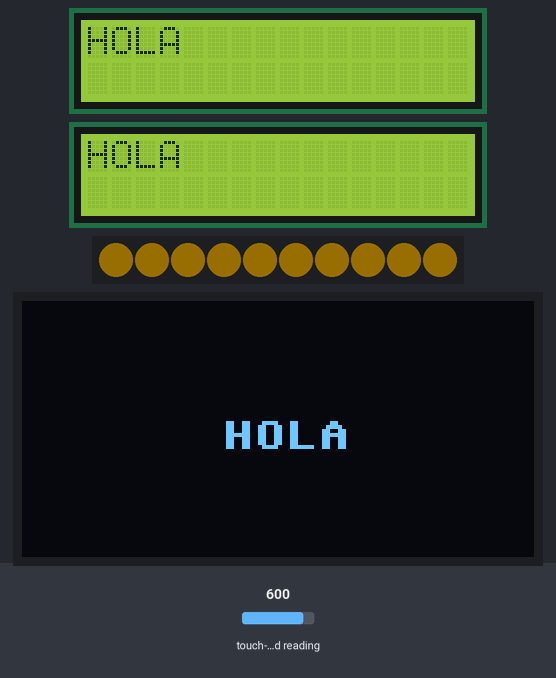
Bench run of a program on a simulated ESP32 board running MicroPython. Shown: 2 × 16×2 character LCD, 10 RGB LEDs in strip order, left to right, 128×64 one-colour display. The inputs (shaded band) are chosen by the test bench; at power-on: touch-pad reading 600. Dim RGB values are drawn brighter than linear; WiFi joins after 1.5 s; the clock reads 2024-03-15 10:24:30 at power-on unless the program sets it; library files of the repository ran but are not shown: lcd_api.py, i2c_lcd.py, ssd1306.py; what the program prints to the serial console is not drawn. At 2.9 s the program stops and its outputs stay as they are.

Above: at 0.2 s.
At 1.7 s:
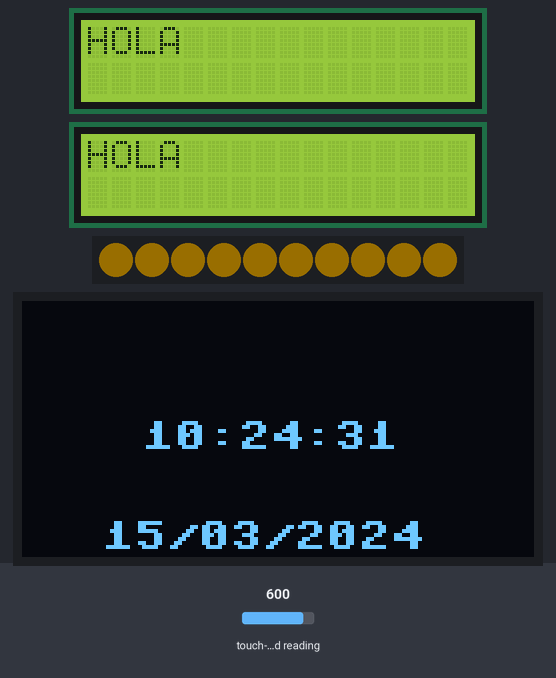
At 2.8 s:
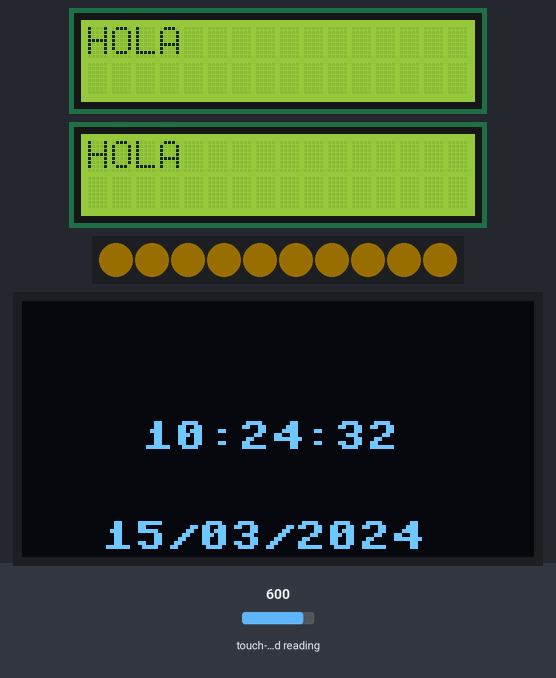
2.9 s: touch-pad reading set to 63
Timing chart, 0 to 4.4 s (numbered marks = the images above; inputs shaded):
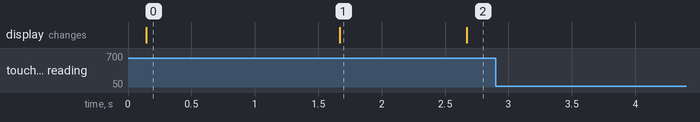

The program:

visualitzador_6.py
```python
''' Visualitzador 6. Recupera les dades de Thingspeak sense pauses sleep
    Mostra de dades en pantalles LCD
    Tira de LEDs per mostrar l'índex UV
    Mostra data i hora en OLED
    Afegit: autonomia. Sensor tàctil (TBreak) per sortir de bucle '''

# --- Llibreries ---
import urequests
from time import ticks_ms, ticks_diff, sleep
from machine import Pin, I2C, RTC, TouchPad
import miwifi
import lcd_api
import i2c_lcd
import neopixel
import ssd1306

# --- Configuració ---
i2c1 = I2C(0, scl=Pin(22), sda=Pin(21))
i2c2 = I2C(1, scl=Pin(18), sda=Pin(19))
lcd1 = i2c_lcd.I2cLcd(i2c1, 0x27, 2, 16)
lcd2 = i2c_lcd.I2cLcd(i2c2, 0x27, 2, 16)
leds = neopixel.NeoPixel(Pin(23), 10)  # 23: pin de connexió - 10: núm de LEDs
oled = ssd1306.SSD1306_I2C(128, 64, i2c1)  # Dimensions -en pixels- de la pantalla
Tbreak = TouchPad(Pin(15))  # sensor tàctil (connectat al pin 15)

# --- Variables ---
last_update = ticks_ms()       # per control d'actualització de l'execució
last_data_update = ticks_ms()  # pel control de l'actualització de la data/hora
interval = 10000

ssid = 'xxx'
psw = 'zzz'
url = 'https://api.thingspeak.com/channels/2933623/feeds.json?results=1'

# colors neopixel
lluentor = 0.1
verd = (0, int(lluentor*255), 0)
groc = (int(lluentor*255), int(lluentor*180), 0)
taronja = (int(lluentor*255), int(lluentor*100), 0)
vermell = (int(lluentor*255), 0, 0)
violeta = (int(lluentor*130), 0, int(lluentor*255))

# --- Accions inicials ---
#lcd1.backlight_on()
#lcd2.backlight_on()
lcd1.putstr ('HOLA')
lcd2.putstr ('HOLA')
oled.fill(0)             # Neteja la pantalla OLED
oled.text('HOLA', 50, 30)  # Centrat aproximadament a la part superior
oled.show()              # Mostra els canvis

for i in range(10):   # per a tots els 10 leds de la tira ...
    leds[i] = groc    # assigna un color inicial
leds.write()          # encén

miwifi.connecta_wifi(ssid, psw)

# --- Funcions ---

def colors():
    # encen tota la tira d'un color en funció del valor recuperat de l'índex UV
    iuv_num = float(uv)        # per comprovació: print (uv_num);print(type(uv_num))
    uv_int = int(uv_num)      # per comprovació: print(type(uv_int))

    if uv_int <= 2:
        color = verd
    elif uv_int <= 5:
        color = groc
    elif uv_int <= 7:
        color = taronja
    elif uv_int <= 10:
        color = vermell
    else:
        color = violeta

    for i in range(10):    # per a tots 10 leds de la tira ...
        leds[i] = color    # assigna a cada led el color corresponent
    leds.write()           # encén

def mostra():
    # mostra les dades en les LCD
    lcd1.clear()  # neteja la pantalla
    lcd2.clear()  # neteja la pantalla
    lcd1.move_to (1,0)  # posiciona el punter
    lcd1.putstr('Temp: ' + temp + ' C')
    lcd1.move_to (1,1)  # posiciona el punter
    lcd1.putstr('Llum: ' + lux + ' lx')
    lcd2.move_to (1,0)  # posiciona el punter
    lcd2.putstr('P: ' + pres + ' hPa')
    lcd2.move_to (0,1)  # posiciona el punter
    lcd2.putstr('HR: ' + hum + ' %')

def recupera():
    global temp, pres, hum, lux, uv
    # Fer consulta a ThingSpeak
    consulta = urequests.get(url)
    data = consulta.json()
    consulta.close()
    # recuperar les dades
    temp = data["feeds"][0]["field1"]
    pres = data["feeds"][0]["field2"]
    hum = data["feeds"][0]["field3"]
    lux = data["feeds"][0]["field4"]
    #uv = int(data["feeds"][0]["field5"])
    try:
        uv = int(data["feeds"][0]["field5"])
    except (ValueError, TypeError):
        uv = 0
    # mostra per la consola
    print(temp, pres, hum, lux, uv)

def recupera_hora():
    rtc = RTC()
    return rtc.datetime()  # Retorna la data i hora en format (YYYY, MM, DD, W, HH, MM, SS, MS)

# --- Funció per mostrar data i hora en OLED
def mostra_hora():
    dt = recupera_hora()
    # Format hora i data
    hora = "{:02d}:{:02d}:{:02d}".format(dt[4], dt[5], dt[6])
    data = "{:02d}/{:02d}/{:04d}".format(dt[2], dt[1], dt[0])

    oled.fill(0)             # Neteja la pantalla OLED
    oled.text(hora, 30, 30)  # Centrat aproximadament a la part superior
    oled.text(data, 20, 55)  # Centrat aproximadament a la part inferior
    oled.show()              # Mostra els canvis

# --- Execució ---
while True:
    # si activem el sensor tàctil, atura l'execució del bucle:
    if Tbreak.read() < 300:  # 300: llindar entre sensor tocat / no tocat
        print("Sensor tàctil activat, aturant l'execució")
        break

    ara = ticks_ms()

    # Actualitza la data i hora cada segon
    if ticks_diff(ara, last_data_update) >= 1000:
        mostra_hora()  # Actualitza la data i hora a l'OLED
        last_data_update = ara

    if ticks_diff(ara, last_update) >= interval:
        try:
            recupera()
            mostra()
            colors()
            last_update = ara
        except Exception as e:
            print("Error:", e)
```

miwifi.py
```python
# importa:
import network                          # el mòdul network permet connectar en xarxa
from time import sleep                  # la classe sleep del mòdul time permet definir pauses

def connecta_wifi(ssid, psw):
    estacio = network.WLAN(network.STA_IF)  # configuració del dispositiu, que he anomenat estacio, com a estació
    estacio.active(True)                    # activa el mode estació
    estacio.connect(ssid, psw)              # connecta a la xarxa definida
    # mentre no estigui connectat ...
    while not estacio.isconnected():        # l'execució es mantindrà en aquest bucle
        print('.', end='')                    # barra de progrés (end="" fa que s'imprimeixi tot en la mateixa línia)
        sleep(0.1)                            # comprova la connexió cada 100 ms
    print('Connectat a', ssid)              # un cop connectat, mostra missatge de confirmació
    print ('la meva IP:', estacio.ifconfig()[0])
    print ('potencia senyal:', estacio.status('rssi'))
    global IP
    IP = estacio.ifconfig()[0]

def desconnecta_wifi():
    estacio = network.WLAN(network.STA_IF)  # configuració del dispositiu com a estació
    if estacio.isconnected():               # si està connectat, desconnecta
        estacio.disconnect()
        print("Desconnectat de Wi-Fi")
    estacio.active(False)
```

Measured:
- after the input at 2.9 s, every drawn part: stays the same
- what the display in image 0 shows lasts 1.6 s, from 0.1 s to 1.7 s
- what the display in image 1 shows lasts 1.0 s, from 1.7 s to 2.7 s
